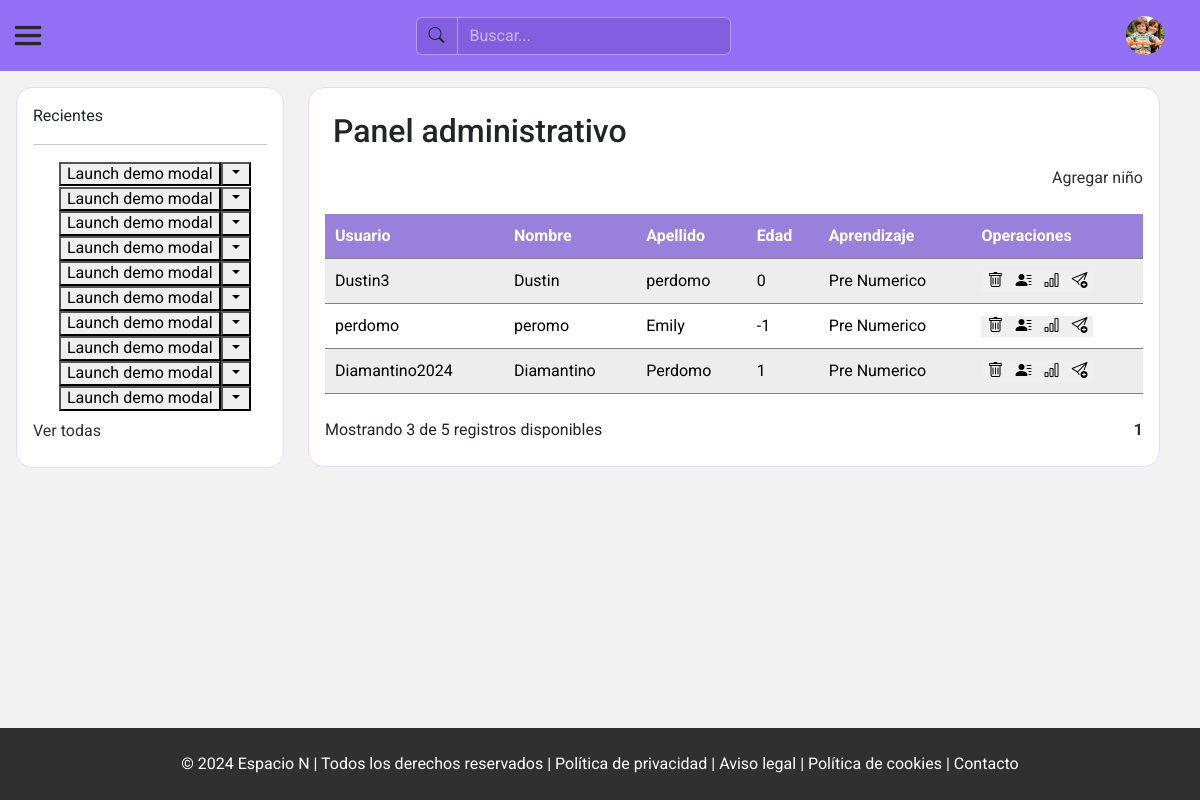
Page /view/admin/dashboard.php?page=1 (signed in) on the committed database.
### tables this page shows
CREATE TABLE `ninos` (
  `id_nino` int(10) NOT NULL,
  `id_genero` int(10) NOT NULL,
  `id_categoria_actividades` int(10) NOT NULL,
  `id_usuario` int(10) NOT NULL,
  `id_profesional` int(10) NOT NULL,
  `nombre` varchar(70) NOT NULL,
  `apellido` varchar(70) NOT NULL,
  `fecha_nacimiento` date DEFAULT NULL,
  `ultimo_acceso` datetime DEFAULT NULL
);

CREATE TABLE `usuarios` (
  `id_usuario` int(10) NOT NULL,
  `id_rol` int(10) NOT NULL,
  `usuario` varchar(15) DEFAULT NULL,
  `clave` varchar(8) DEFAULT NULL,
  `estado` bit(1) DEFAULT b'0',
  `permisos` bit(1) DEFAULT b'0',
  `fecha_hora_creacion` datetime DEFAULT NULL
);

### view/admin/Dashboard.php (the view, shortened to what this page needs)
<!DOCTYPE html>
<html lang="es">
<head>
    <link href="https://cdn.jsdelivr.net/npm/bootstrap@5.3.3/dist/css/bootstrap.min.css" rel="stylesheet"
>
    <link rel="stylesheet" href="https://cdn.jsdelivr.net/npm/bootstrap-icons@1.11.3/font/bootstrap-icons.min.css">
    <link rel="stylesheet" href="../../css/reset.css">
    <link rel="stylesheet" href="../../css/components/table.css">
    <link rel="stylesheet" href="../../css/components/offcanvas.css">
    <link rel="stylesheet" href="../../css/components/modalWindows.css">
    <link rel="stylesheet" href="../../css/components/header.css">
    <link rel="stylesheet" href="../../css/components/semanticTag.css">
    <link rel="stylesheet" href="../../css/components/row.css">
    <link rel="stylesheet" href="../../css/admin/dashboard.css">
</head>
<body>
    <?php include './../include/admin/header.php' ?>
    <main class="">
        <div class="row h-100">
            <div class="col-3 h-100">
                <section class="historyChilds">
                    <span>Recientes</span><br>
                    <hr>
                    <div class="btn-group">
                        <button type="button" class="btn"><button type="button" class=" " data-bs-toggle="modal"
                                data-bs-target="#exampleModal">
                                Launch demo modal
                            </button></button>
                        <button type="button" class=" dropdown-toggle dropdown-toggle-split" data-bs-toggle="dropdown"
                            aria-expanded="false">
                        </button>
                    </div>
                    <div class="btn-group">
                        <button type="button" class="btn"><button type="button" class=" " data-bs-toggle="modal"
                                data-bs-target="#exampleModal">
                                Launch demo modal
                            </button></button>
                        <button type="button" class=" dropdown-toggle dropdown-toggle-split" data-bs-toggle="dropdown"
                            aria-expanded="false">
                        </button>
                    </div>
                    <div class="btn-group">
                        <button type="button" class="btn"><button type="button" class=" " data-bs-toggle="modal"
                                data-bs-target="#exampleModal">
                                Launch demo modal
                            </button></button>
                        <button type="button" class=" dropdown-toggle dropdown-toggle-split" data-bs-toggle="dropdown"
                            aria-expanded="false">
                        </button>
                    </div>
                    <div class="btn-group">
                        <button type="button" class="btn"><button type="button" class=" " data-bs-toggle="modal"
                                data-bs-target="#exampleModal">
                                Launch demo modal
                            </button></button>
                        <button type="button" class=" dropdown-toggle dropdown-toggle-split" data-bs-toggle="dropdown"
                            aria-expanded="false">
                        </button>
                    </div>
                    <div class="btn-group">
                        <button type="button" class="btn"><button type="button" class=" " data-bs-toggle="modal"
                                data-bs-target="#exampleModal">
                                Launch demo modal
                            </button></button>
                        <button type="button" class=" dropdown-toggle dropdown-toggle-split" data-bs-toggle="dropdown"
                            aria-expanded="false">
                        </button>
                    </div>
                    <div class="btn-group">
                        <button type="button" class="btn"><button type="button" class=" " data-bs-toggle="modal"
                                data-bs-target="#exampleModal">
                                Launch demo modal
                            </button></button>
                        <button type="button" class=" dropdown-toggle dropdown-toggle-split" data-bs-toggle="dropdown"
                            aria-expanded="false">
                        </button>
                    </div>
                    <div class="btn-group">
                        <button type="button" class="btn"><button type="button" class=" " data-bs-toggle="modal"
                                data-bs-target="#exampleModal">
                                Launch demo modal
                            </button></button>
                        <button type="button" class=" dropdown-toggle dropdown-toggle-split" data-bs-toggle="dropdown"
                            aria-expanded="false">
                        </button>
                    </div>
                    <div class="btn-group">
                        <button type="button" class="btn"><button type="button" class=" " data-bs-toggle="modal"
                                data-bs-target="#exampleModal">
                                Launch demo modal
                            </button></button>
                        <button type="button" class=" dropdown-toggle dropdown-toggle-split" data-bs-toggle="dropdown"
                            aria-expanded="false">
                        </button>
                    </div>
                    <div class="btn-group">
                        <button type="button" class="btn"><button type="button" class=" " data-bs-toggle="modal"
                                data-bs-target="#exampleModal">
                                Launch demo modal
                            </button></button>
                        <button type="button" class=" dropdown-toggle dropdown-toggle-split" data-bs-toggle="dropdown"
                            aria-expanded="false">
                        </button>
                    </div>
                    <div class="btn-group">
                        <button type="button" class="btn"><button type="button" class=" " data-bs-toggle="modal"
                                data-bs-target="#exampleModal">
                                Launch demo modal
                            </button></button>
                        <button type="button" class=" dropdown-toggle dropdown-toggle-split" data-bs-toggle="dropdown"
                            aria-expanded="false">
                        </button>
                    </div>
                    <a href="#allHistoryChilds"> Ver todas</a>
                </section>
            </div>
            <div class="col-9">
                <div>
                    <section class="childs">
                        <h1 class="m-2">Panel administrativo</h1>
                        <div class="containerAddChilds">
                            <div>
                                <a href="./child/add.php">Agregar niño</a>
                            </div>
                        </div>
                    </section>
                    <?php
                    function showChilds()
                    {
                        include '../../php/connectionBD.php';
                        $id_admin = $_SESSION["id_profesional"];
                        echo " <section class='table'>
                        <table class='dataTable'>
                            <thead>
                                <tr>
                                    <th>Usuario</th>
                                    <th>Nombre</th>
                                    <th>Apellido</th>
                                    <th>Edad</th>
                                    <th>Aprendizaje</th>
                                    <th>Operaciones</th>
                                </tr>
                            </thead>";
                        $pagina_actual = isset($_GET['pagina']) && is_numeric($_GET['pagina']) ? $_GET['pagina'] : 1;
                        $sqlCount = 'SELECT COUNT(*) as total FROM ninos WHERE id_profesional = :id';
                        $count = $pdo->prepare($sqlCount);
                        $count->bindParam('id', $id_admin, PDO::PARAM_INT);
                        $count->execute();
                        $total = $count->fetch(PDO::FETCH_ASSOC);
                        $total_registros = $total["total"];
                        $registros_por_pagina = 5;
                        $total_paginas = ceil($total_registros / $registros_por_pagina);
                        $sqlSelect = 'SELECT id_nino, ninos.id_usuario as id_usuario_nino, usuario, nombre, apellido, id_categoria_actividades, fecha_nacimiento FROM ninos
                                INNER JOIN usuarios ON ninos.id_usuario = usuarios.id_usuario WHERE id_profesional = :id
                                LIMIT :inicio, :registros_por_pagina
                                ';
                        $inicio = ($pagina_actual - 1) * $registros_por_pagina;
                        $stmt = $pdo->prepare($sqlSelect);
                        $stmt->bindParam('id', $id_admin, PDO::PARAM_INT);
                        $stmt->bindValue(':inicio', $inicio, PDO::PARAM_INT);
                        $stmt->bindValue(':registros_por_pagina', $registros_por_pagina, PDO::PARAM_INT);
                        $stmt->execute();
                        if ($stmt->rowCount() > 0) {
                            $result = $stmt->fetchAll(PDO::FETCH_ASSOC);
                            foreach ($result as $row) {
                                switch ($row["id_categoria_actividades"]) {
                                    case 1:
                                        $showA = "Pre Numerico";
                                        break;
                                }
                                $fecha_nacimiento = $row["fecha_nacimiento"];
                                $fecha_actual = date("Y-m-d");
                                $timestamp_nacimiento = strtotime($fecha_nacimiento);
                                $timestamp_actual = strtotime($fecha_actual);
                                $diferencia_segundos = $timestamp_actual - $timestamp_nacimiento;
                                $edad_en_anos = floor($diferencia_segundos / (60 * 60 * 24 * 365.25));
                                echo "<tr class='show'>";
                                echo "<td >" . $row['usuario'] . "</td>";
                                echo "<td>" . $row['nombre'] . "</td>";
                                echo "<td>" . $row['apellido'] . "</td>";
                                echo "<td>" . $edad_en_anos . "</td>";
                                echo "<td>" . $showA . "</td>";
                                echo "<td class='operations'>";
                                echo "<button class='OpenDeleteChild' data-idc='" . $row['id_nino'] . "' data-idu='" . $row['id_usuario_nino'] . "'><i class='bi bi-trash'></i></button>";
                                echo "<a href='child/modify.php?id=" . $row['id_nino'] . "'><button><i class='bi bi-person-lines-fill'></i></button></a>";
                                echo "<a href='child/progress.php?id=" . $row['id_nino'] . "'><button><i class='bi bi-bar-chart'></i></button></a>";
                                echo "<button class='OpenSendNotificationChild' data-idS='" . $row['id_nino'] . "' > <i class='bi bi-send-plus'></i></button> ";
                                echo "</td>";
                                echo "</tr>";
                            }
                        } else {
                            echo "<p>No hay registros disponibles en este momento.</p>";
                        }
                        echo " </table> </section>";
                        echo "<section class='d-flex justify-content-between align-items-center'>";
                        if ($total_registros == 0) {
                        } else {
                            $userRegistration = 'registros disponibles';
                            echo "<span class='messengerShowUsers'>Mostrando " . $total_registros . " de " . $registros_por_pagina . "
                                        <span class='userRegistration'> " . $userRegistration . "</span></span>";
                            for ($i = 1; $i <= $total_paginas; $i++) {
                                echo "<a href='?page=$i'>" . ($i == $pagina_actual ? '<b>' . $i . '</b>' : $i) . "</a> ";
                            }
                            echo " </section>";
                        }
                    }
                    showChilds();
                    ?>
                </div>
            </div>
        </div>
    </main>
    <?php include './../include/footer.php' ?>
</body>
</html>

### css/components/table.css (style rules this page uses)
.dataTable { display: block; width: 100%; margin: 1em 0; }
.dataTable thead, .dataTable tbody, .dataTable thead tr, .dataTable th { display: block; }
.dataTable thead { float: left; }
.dataTable td, .dataTable th { padding: .625em; line-height: 1.5em; border-bottom: 1px dashed #ccc; box-sizing: border-box; overflow-x: hidden; overflow-y: auto; }
.dataTable th { text-align: left; background: rgba(0, 0, 0, 0.14); border-bottom: 1px dashed #aaa; }
.dataTable tbody tr { display: table-cell; }
thead>tr { background: #b195ff !important; color: white !important; }
.dataTable tbody td { display: block; }
.dataTable tr:nth-child(odd) { background: rgba(0, 0, 0, 0.07); }
@media screen and (min-width: 50em) { .dataTable { display: table; } }
@media screen and (min-width: 50em) { .dataTable thead { display: table-header-group; float: none; } }
@media screen and (min-width: 50em) { .dataTable thead tr, .dataTable tbody tr { display: table-row; } }
@media screen and (min-width: 50em) { .dataTable th, .dataTable tbody td { display: table-cell; } }
@media screen and (min-width: 50em) { .dataTable td, .dataTable th { width: auto; } }

### css/components/semanticTag.css (style rules this page uses)
body { display: flex; flex-direction: column; width: 100vw; height: 100vh; background-size: contain; background-repeat: repeat; font-family: "Roboto", sans-serif; font-weight: 100; font-style: normal; font-weight: 400; }
main { flex-grow: 2; background: #f2f2f2; }
main>div { width: 100vw; }

### css/components/row.css (style rules this page uses)
.col-9>div { background: white; padding: 1rem; border-radius: 1rem; border: solid 1px #e8d8ff; }
.row { padding: 1rem; }

### css/admin/dashboard.css (style rules this page uses)
a { margin: 0.5rem 0rem; display: block; color: var(--colorBlack); text-decoration: none; }
.historyChilds { overflow-x: hidden; padding: 1rem; background: white; border-radius: 1rem; border: solid 1px #e8d8ff; }
.operations > button, .operations > a > button { border: none !important; background-color: none !important; }
.containerAddChilds { display: flex; align-items: center; justify-content: flex-end; }
.operations>a { border:none; display: inline }

### rows in the picture
ninos: id_usuario.usuario "Dustin3", nombre "Dustin", apellido "perdomo", id_categoria_actividades "Pre Numerico"
ninos: id_usuario.usuario "perdomo", nombre "peromo", apellido "Emily", id_categoria_actividades "Pre Numerico"
ninos: id_usuario.usuario "Diamantino2024", nombre "Diamantino", apellido "Perdomo", id_categoria_actividades "Pre Numerico"

### other values in the picture
$total_registros "3"
$registros_por_pagina "5"
$userRegistration "registros disponibles"
